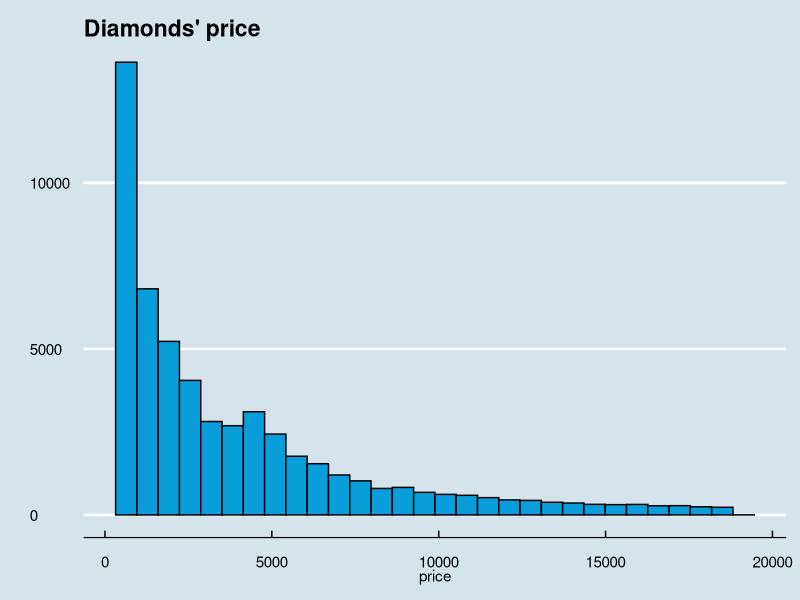
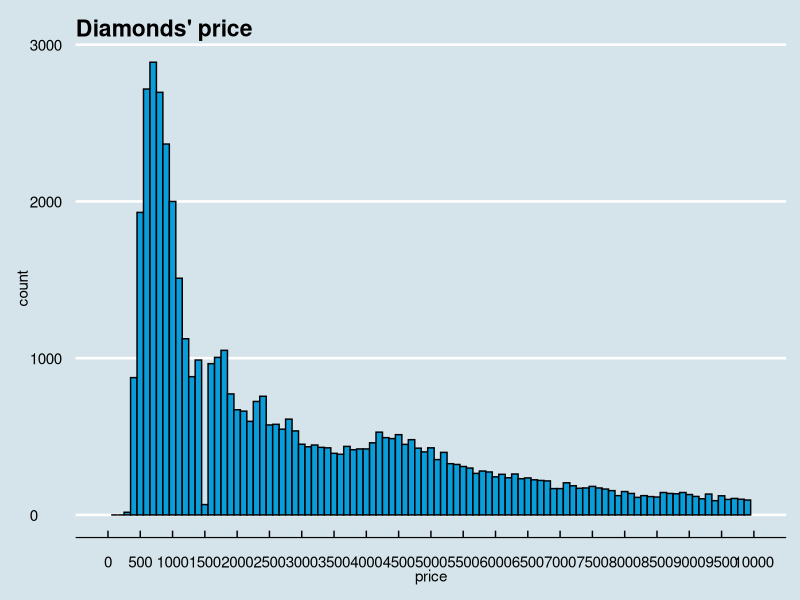
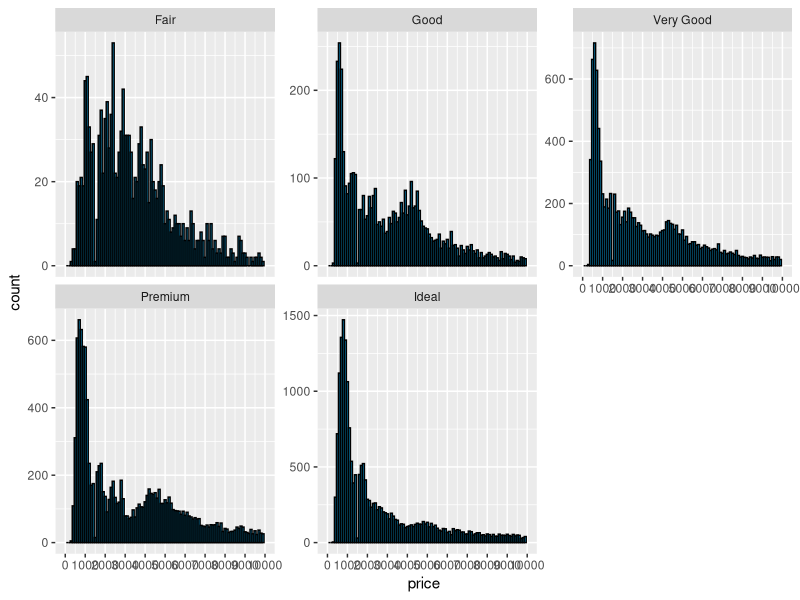
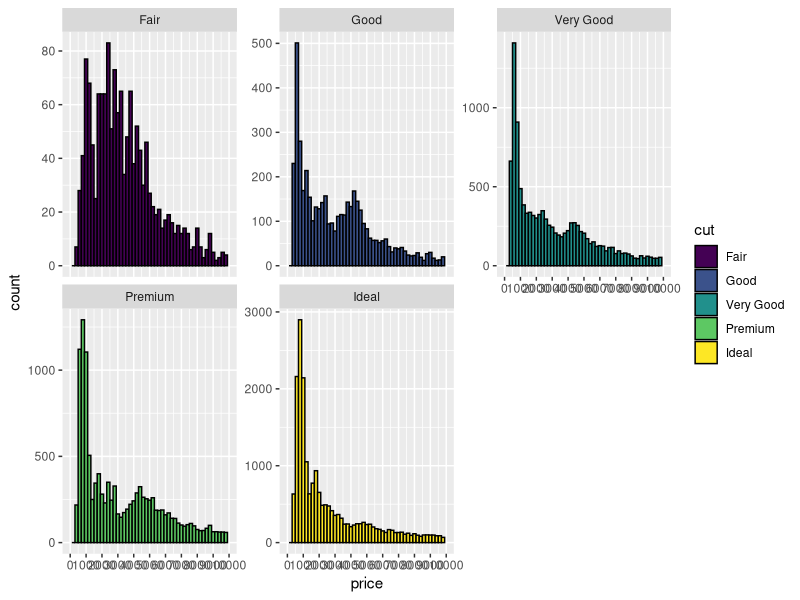
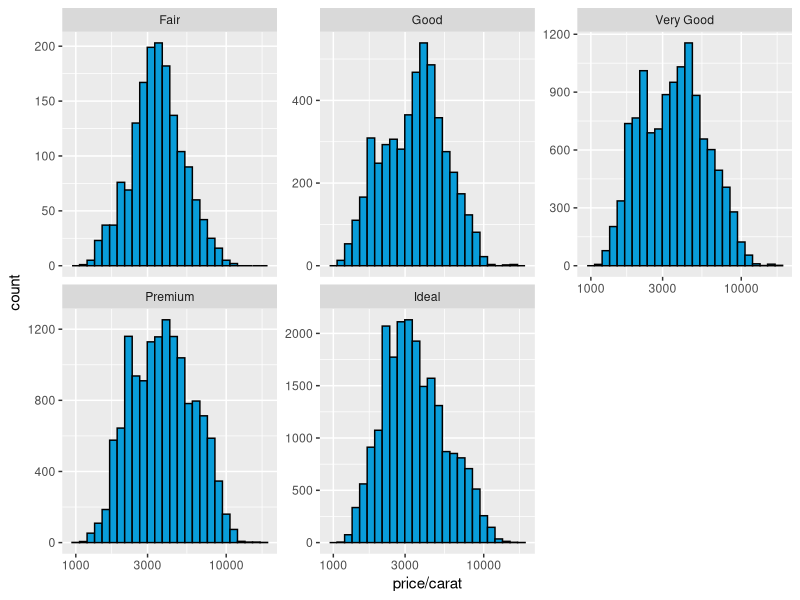
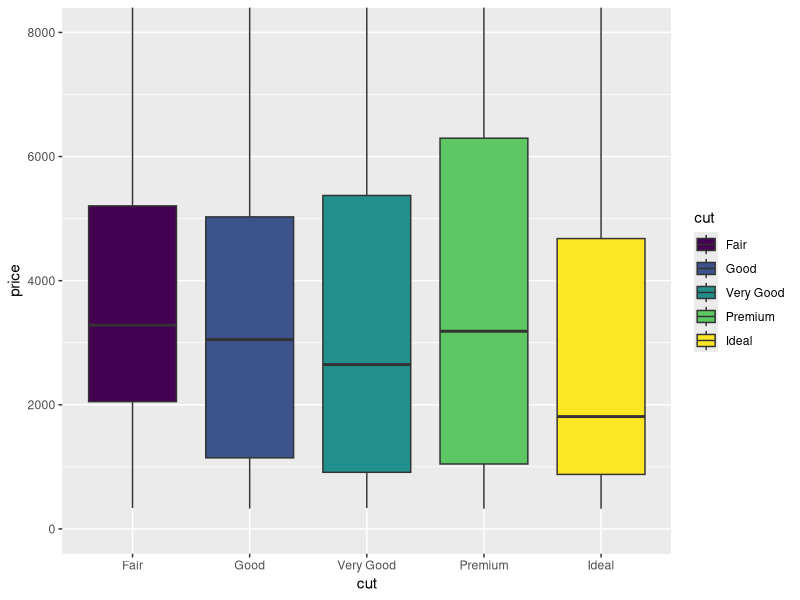
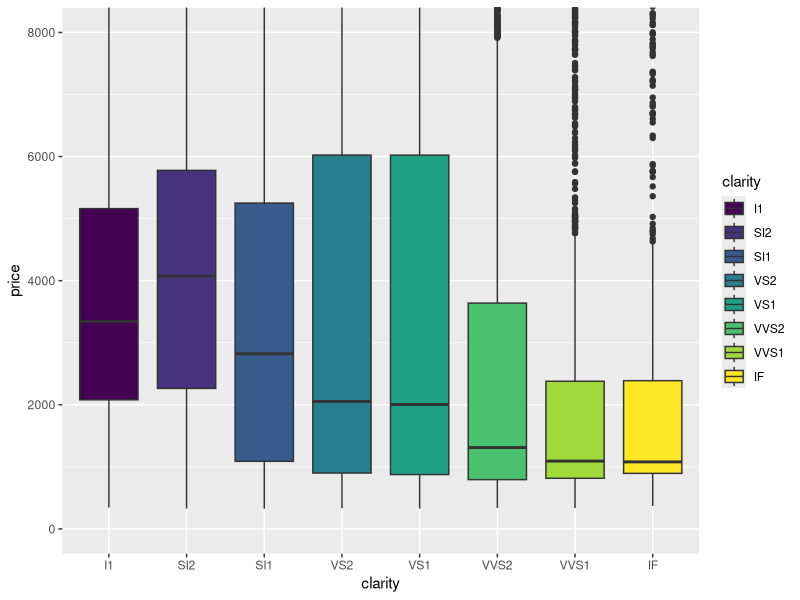
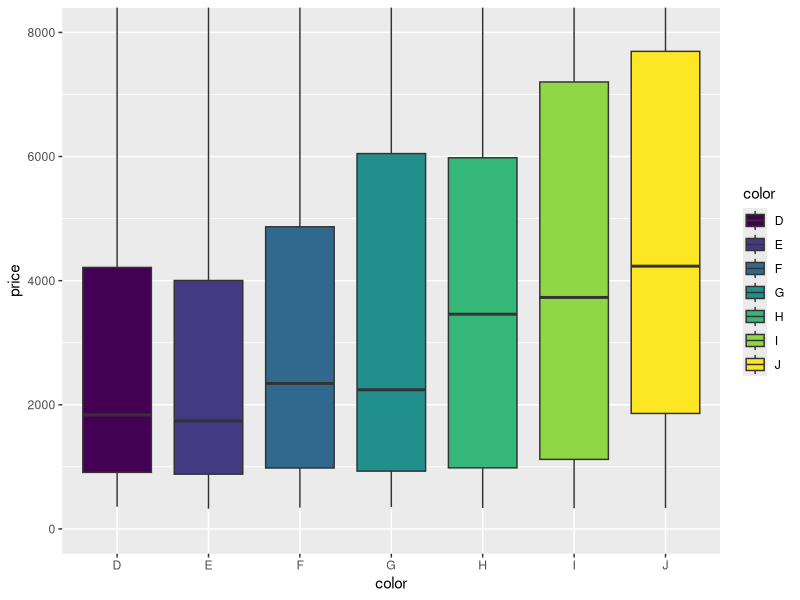

These figures' R source, in order:
# Problem set Nº 3 from the Data Analysis with R

setwd('/home/williamn/Repository/dataAnalysis/udacity/data\ analysis\ R')

# Loading necessary packages
library(ggplot2)
library(ggthemes)
data(diamonds)
dim(diamonds)
str(diamonds)

# Histogram of the price of all the diamonds
qplot(x = price, data = diamonds, 
      color = I('black'), fill = I('#099DD9')) + 
    theme_economist() +
    scale_colour_economist() +
    ggtitle("Diamonds' price")

# How many dimonds cost less than ?
d500<- sum(diamonds$price < 500); d250<- sum(diamonds$price < 250);
d15000<- sum(diamonds$price >= 15000)

# Limiting the x-axis, altering the bin width, and setting different breaks
# on the x-axis
ggplot(aes(x = price), data = diamonds) + 
    geom_histogram(binwidth = 100, color = I('black'), fill = I('#099DD9')) + 
    scale_x_continuous(limits = c(0, 10000), breaks = seq(0, 10000, 500)) + 
    theme_economist() + 
    scale_colour_economist() + 
    ggtitle("Diamonds' price")

# Price by cut histograms with free "y" scale (not fixed)
ggplot(aes(x = price), data = diamonds) + 
    geom_histogram(binwidth = 100, color = I('black'), fill = I('#099DD9')) + 
    scale_x_continuous(limits = c(0, 10000), breaks = seq(0, 10000, 1000)) + 
    facet_wrap(~cut, scales = "free_y")

ggsave("diamonds.png")

# Which cut has the highest priced diamond?
by(diamonds$price, diamonds$cut, max)

# Adding different effects for a better visualization
ggplot(aes(x = price, fill = cut), data = diamonds) + 
    geom_histogram(binwidth = 200, color = I('black')) + 
    scale_x_continuous(limits = c(0, 10000), breaks = seq(0, 10000, 1000)) + 
    facet_wrap(~cut, scales = "free_y")

# Price per carat by cut
ggplot(aes(x = price/carat), data = diamonds) + 
    geom_histogram(binwidth = 0.05, color = I('black'), fill = I('#099DD9')) + 
    scale_x_log10() + 
    facet_wrap(~cut, scales = "free_y")

# Price of diamonds using box plots
# Price by cut
ggplot(data = diamonds, aes(x = cut, y = price, fill = cut)) + 
    geom_boxplot() + 
    coord_cartesian(ylim = c(0, 8000))
by(diamonds$price, diamonds$cut, summary)

# Price by clarity
ggplot(data = diamonds, aes(x = clarity, y = price, fill = clarity)) + 
    geom_boxplot() + 
    coord_cartesian(ylim = c(0, 8000))
by(diamonds$price, diamonds$clarity, summary)

# Price by color
ggplot(data = diamonds, aes(x = color, y = price, fill = color)) + 
    geom_boxplot() + 
    coord_cartesian(ylim = c(0, 8000))
by(diamonds$price, diamonds$color, summary)

# Calc. IQR
IQR(subset(diamonds, color == "D")$price)
IQR(subset(diamonds, color == "J")$price)

# Price per carat box plots by color
ggplot(data = diamonds, aes(x = color, y = price/carat, fill = color)) + 
    geom_boxplot() + 
    coord_cartesian(ylim = c(0, 8000))
by(diamonds$price/diamonds$carat, diamonds$color, summary)

# Ralationship among price, carat and color of diamonds
ggplot(data=diamonds, aes(x=carat, y=price, col=color)) + 
    theme_bw() + 
    geom_point(size = 2, alpha = 1) +
    scale_colour_brewer(palette="Accent") +
    ggtitle("The relationship among 'price', 'carat' and 'color' of diamonds")

# Carat frequency polygon

